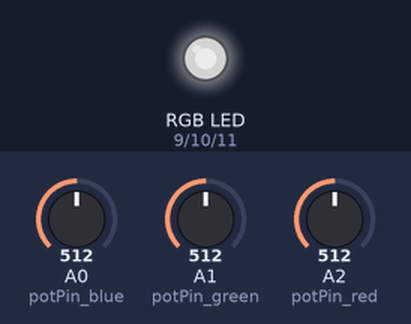
The sketch below on a simulated Arduino Uno, built with avr-gcc and run on an emulated ATmega328P. Parts: an RGB LED mixed from three pins (HIGH = lit). The test bench sets the inputs (shaded band); at power-on: A0 (potPin_blue) = 512, A1 (potPin_green) = 512, A2 (potPin_red) = 512. Dim RGB values are drawn brighter than linear.

Above: at 1.2 s.
1.3 s: A0 (potPin_blue) set to 716
At 2.5 s:
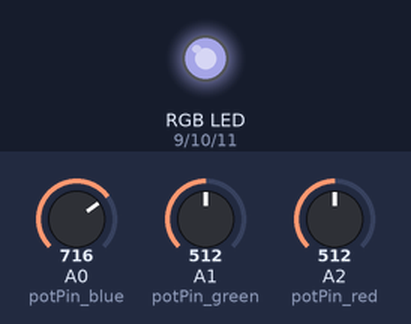
2.8 s: A1 (potPin_green) set to 716
At 3.7 s:
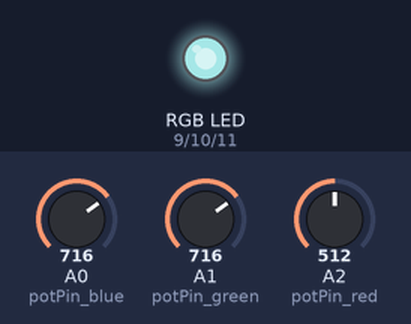
4.3 s: A2 (potPin_red) set to 716
At 4.8 s:
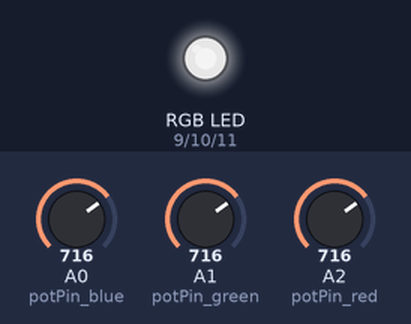
5.8 s: A0 (potPin_blue) set to 900
At 7.0 s:
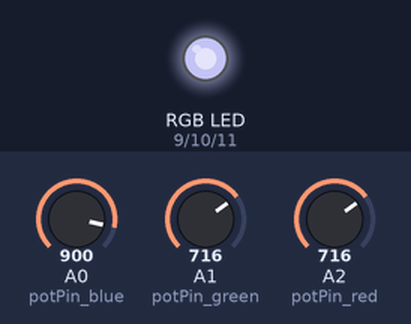
7.3 s: A1 (potPin_green) set to 900
At 8.3 s:
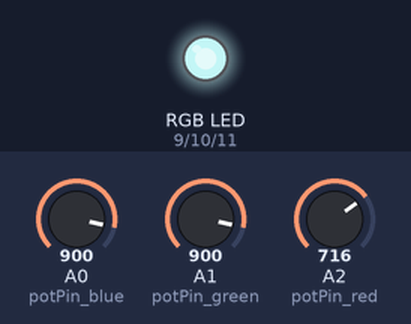
8.8 s: A2 (potPin_red) set to 900
At 9.4 s:
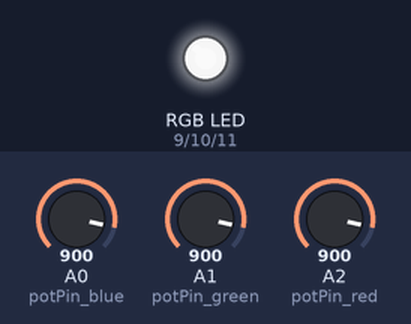
Timing chart, 0 to 11.3 s (numbered marks = the images above; inputs shaded):
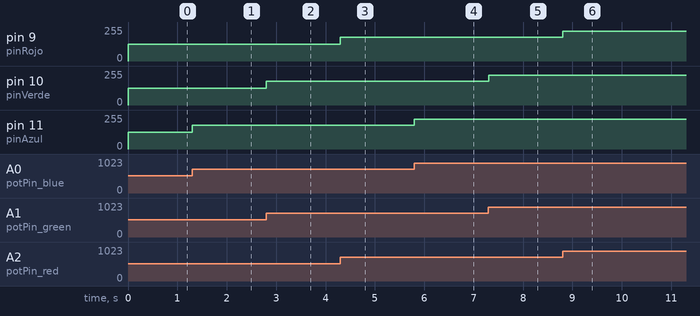

Measured:
- after the input at 1.3 s, pin 11 (pinAzul): 127/255 → 178/255 at once
- after the input at 2.8 s, pin 10 (pinVerde): 127/255 → 178/255 at once
- after the input at 4.3 s, pin 9 (pinRojo): 127/255 → 178/255 at once
- after the input at 5.8 s, pin 11 (pinAzul): 178/255 → 224/255 at once
- after the input at 7.3 s, pin 10 (pinVerde): 178/255 → 224/255 at once
- after the input at 8.8 s, pin 9 (pinRojo): 178/255 → 224/255 at once

The sketch:

_13-LED-RGB.ino
```cpp
int pinRojo = 9;
int pinVerde = 10;
int pinAzul = 11;

int potPin_red = A2;
int potPin_green = A1;
int potPin_blue = A0;

int readValue_red;
int readValue_green;
int readValue_blue;

int writeValue_red;
int writeValue_green;
int writeValue_blue;

void setup() {
  pinMode(potPin_red, INPUT);
  pinMode(potPin_green, INPUT);
  pinMode(potPin_blue, INPUT);

  pinMode(pinRojo,OUTPUT);
  pinMode(pinAzul,OUTPUT);
  pinMode(pinVerde, OUTPUT);
}

void loop() {
  readValue_red = analogRead(potPin_red); //Read voltage from potentiometer to control red LED
  readValue_green = analogRead(potPin_green); //Read voltage from potentiometer to control green LED
  readValue_blue = analogRead(potPin_blue); //Read voltage from potentiometer to control blue LED

  writeValue_red = (255./1023.)*readValue_red; //Calculate the value to write on the red LED (add point to change to float point)
  writeValue_green = (255./1023.)*readValue_green; //Calculate the value to write on the green LED
  writeValue_blue = (255./1023.)*readValue_blue; ///Calculate the value to write on the blue LED

  analogWrite(pinRojo,writeValue_red); //write value to set the brightness of the red LED
  analogWrite(pinVerde,writeValue_green); //write value to set the brightness of the green LED
  analogWrite(pinAzul,writeValue_blue); //write value to set the brightness of the blue LED
}
```
